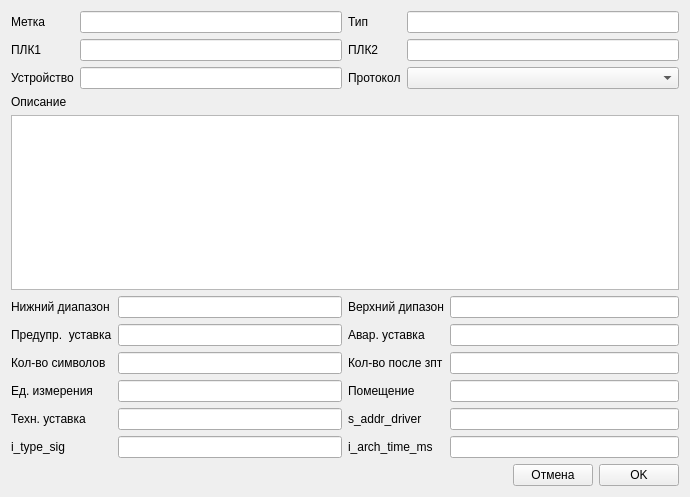
<?xml version="1.0" encoding="UTF-8"?>
<ui version="4.0">
 <class>DeviceEditForm</class>
 <widget class="QWidget" name="DeviceEditForm">
  <property name="geometry">
   <rect>
    <x>0</x>
    <y>0</y>
    <width>690</width>
    <height>497</height>
   </rect>
  </property>
  <property name="windowTitle">
   <string>Form</string>
  </property>
  <layout class="QVBoxLayout" name="verticalLayout_2">
   <item>
    <layout class="QHBoxLayout" name="horizontalLayout">
     <item>
      <layout class="QFormLayout" name="formLayout_2">
       <item row="0" column="0">
        <widget class="QLabel" name="label">
         <property name="text">
          <string>Метка</string>
         </property>
        </widget>
       </item>
       <item row="0" column="1">
        <widget class="QLineEdit" name="nameEdit"/>
       </item>
       <item row="1" column="0">
        <widget class="QLabel" name="label_3">
         <property name="text">
          <string>ПЛК1</string>
         </property>
        </widget>
       </item>
       <item row="1" column="1">
        <widget class="QLineEdit" name="plc1Edit"/>
       </item>
       <item row="2" column="0">
        <widget class="QLabel" name="label_5">
         <property name="text">
          <string>Устройство</string>
         </property>
        </widget>
       </item>
       <item row="2" column="1">
        <widget class="QLineEdit" name="deviceEdit"/>
       </item>
      </layout>
     </item>
     <item>
      <layout class="QFormLayout" name="formLayout">
       <item row="0" column="0">
        <widget class="QLabel" name="label_2">
         <property name="text">
          <string>Тип</string>
         </property>
        </widget>
       </item>
       <item row="0" column="1">
        <widget class="QLineEdit" name="typeEdit"/>
       </item>
       <item row="1" column="0">
        <widget class="QLabel" name="label_4">
         <property name="text">
          <string>ПЛК2</string>
         </property>
        </widget>
       </item>
       <item row="1" column="1">
        <widget class="QLineEdit" name="plc2Edit"/>
       </item>
       <item row="2" column="0">
        <widget class="QLabel" name="label_6">
         <property name="text">
          <string>Протокол</string>
         </property>
        </widget>
       </item>
       <item row="2" column="1">
        <widget class="QComboBox" name="protocolBox"/>
       </item>
      </layout>
     </item>
    </layout>
   </item>
   <item>
    <layout class="QVBoxLayout" name="verticalLayout">
     <item>
      <widget class="QLabel" name="label_7">
       <property name="text">
        <string>Описание</string>
       </property>
      </widget>
     </item>
     <item>
      <widget class="QPlainTextEdit" name="descrTextEdit"/>
     </item>
    </layout>
   </item>
   <item>
    <layout class="QHBoxLayout" name="horizontalLayout_3">
     <item>
      <layout class="QFormLayout" name="formLayout_4">
       <item row="0" column="0">
        <widget class="QLabel" name="label_11">
         <property name="text">
          <string>Нижний диапазон</string>
         </property>
        </widget>
       </item>
       <item row="0" column="1">
        <widget class="QLineEdit" name="minEdit"/>
       </item>
       <item row="1" column="0">
        <widget class="QLabel" name="label_13">
         <property name="text">
          <string>Предупр.  уставка</string>
         </property>
        </widget>
       </item>
       <item row="1" column="1">
        <widget class="QLineEdit" name="warnEdit"/>
       </item>
       <item row="2" column="0">
        <widget class="QLabel" name="label_15">
         <property name="text">
          <string>Кол-во символов</string>
         </property>
        </widget>
       </item>
       <item row="2" column="1">
        <widget class="QLineEdit" name="numEdit"/>
       </item>
       <item row="3" column="0">
        <widget class="QLabel" name="label_17">
         <property name="text">
          <string>Ед. измерения</string>
         </property>
        </widget>
       </item>
       <item row="3" column="1">
        <widget class="QLineEdit" name="unitEdit"/>
       </item>
       <item row="4" column="0">
        <widget class="QLabel" name="label_10">
         <property name="text">
          <string>Техн. уставка</string>
         </property>
        </widget>
       </item>
       <item row="4" column="1">
        <widget class="QLineEdit" name="tecnEdit"/>
       </item>
       <item row="5" column="0">
        <widget class="QLabel" name="label_18">
         <property name="text">
          <string>i_type_sig</string>
         </property>
        </widget>
       </item>
       <item row="5" column="1">
        <widget class="QLineEdit" name="i_type_sigEdit"/>
       </item>
      </layout>
     </item>
     <item>
      <layout class="QFormLayout" name="formLayout_3">
       <item row="0" column="0">
        <widget class="QLabel" name="label_12">
         <property name="text">
          <string>Верхний дипазон</string>
         </property>
        </widget>
       </item>
       <item row="0" column="1">
        <widget class="QLineEdit" name="maxEdit"/>
       </item>
       <item row="1" column="0">
        <widget class="QLabel" name="label_14">
         <property name="text">
          <string>Авар. уставка</string>
         </property>
        </widget>
       </item>
       <item row="1" column="1">
        <widget class="QLineEdit" name="emergEdit"/>
       </item>
       <item row="2" column="0">
        <widget class="QLabel" name="label_16">
         <property name="text">
          <string>Кол-во после зпт</string>
         </property>
        </widget>
       </item>
       <item row="2" column="1">
        <widget class="QLineEdit" name="numcommaEdit"/>
       </item>
       <item row="3" column="0">
        <widget class="QLabel" name="label_8">
         <property name="text">
          <string>Помещение</string>
         </property>
        </widget>
       </item>
       <item row="3" column="1">
        <widget class="QLineEdit" name="roomEdit"/>
       </item>
       <item row="4" column="0">
        <widget class="QLabel" name="label_9">
         <property name="text">
          <string>s_addr_driver</string>
         </property>
        </widget>
       </item>
       <item row="4" column="1">
        <widget class="QLineEdit" name="s_addr_driverEdit"/>
       </item>
       <item row="5" column="0">
        <widget class="QLabel" name="label_19">
         <property name="text">
          <string>i_arch_time_ms</string>
         </property>
        </widget>
       </item>
       <item row="5" column="1">
        <widget class="QLineEdit" name="i_arch_time_msEdit"/>
       </item>
      </layout>
     </item>
    </layout>
   </item>
   <item>
    <layout class="QHBoxLayout" name="horizontalLayout_2">
     <item>
      <spacer name="horizontalSpacer">
       <property name="orientation">
        <enum>Qt::Horizontal</enum>
       </property>
       <property name="sizeHint" stdset="0">
        <size>
         <width>40</width>
         <height>20</height>
        </size>
       </property>
      </spacer>
     </item>
     <item>
      <widget class="QPushButton" name="cancelButton">
       <property name="text">
        <string>Отмена</string>
       </property>
      </widget>
     </item>
     <item>
      <widget class="QPushButton" name="okButton">
       <property name="text">
        <string>OK</string>
       </property>
      </widget>
     </item>
    </layout>
   </item>
  </layout>
 </widget>
 <resources/>
 <connections/>
</ui>
